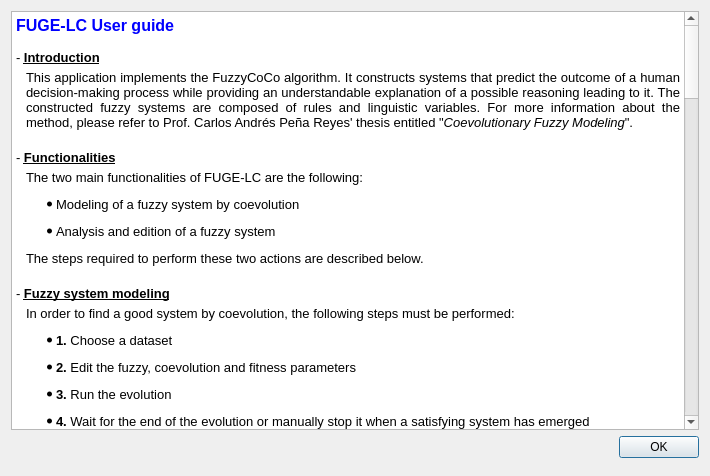
<?xml version="1.0" encoding="UTF-8"?>
<ui version="4.0">
 <class>HelpDialog</class>
 <widget class="QDialog" name="HelpDialog">
  <property name="geometry">
   <rect>
    <x>0</x>
    <y>0</y>
    <width>710</width>
    <height>476</height>
   </rect>
  </property>
  <property name="windowTitle">
   <string>FUGE-LC Help</string>
  </property>
  <property name="windowIcon">
   <iconset resource="fuzzyResources.qrc">
    <normaloff>:/icons/icons/help.png</normaloff>:/icons/icons/help.png</iconset>
  </property>
  <layout class="QVBoxLayout" name="verticalLayout_2">
   <item>
    <layout class="QVBoxLayout" name="verticalLayout">
     <item>
      <widget class="QTextBrowser" name="textBrowser">
       <property name="html">
        <string>&lt;!DOCTYPE HTML PUBLIC &quot;-//W3C//DTD HTML 4.0//EN&quot; &quot;http://www.w3.org/TR/REC-html40/strict.dtd&quot;&gt;
&lt;html&gt;&lt;head&gt;&lt;meta name=&quot;qrichtext&quot; content=&quot;1&quot; /&gt;&lt;style type=&quot;text/css&quot;&gt;
p, li { white-space: pre-wrap; }
&lt;/style&gt;&lt;/head&gt;&lt;body style=&quot; font-family:'Sans'; font-size:10pt; font-weight:400; font-style:normal;&quot;&gt;
&lt;p style=&quot; margin-top:0px; margin-bottom:0px; margin-left:0px; margin-right:0px; -qt-block-indent:0; text-indent:0px;&quot;&gt;&lt;span style=&quot; font-size:12pt; font-weight:600; color:#0000ff;&quot;&gt;FUGE-LC User guide&lt;/span&gt;&lt;/p&gt;
&lt;p style=&quot;-qt-paragraph-type:empty; margin-top:0px; margin-bottom:0px; margin-left:0px; margin-right:0px; -qt-block-indent:0; text-indent:0px; font-weight:600;&quot;&gt;&lt;/p&gt;
&lt;p align=&quot;justify&quot; style=&quot; margin-top:0px; margin-bottom:0px; margin-left:0px; margin-right:0px; -qt-block-indent:0; text-indent:0px;&quot;&gt;- &lt;span style=&quot; font-weight:600; text-decoration: underline;&quot;&gt;Introduction&lt;/span&gt;&lt;/p&gt;
&lt;p align=&quot;justify&quot; style=&quot; margin-top:5px; margin-bottom:0px; margin-left:10px; margin-right:0px; -qt-block-indent:0; text-indent:0px;&quot;&gt;This application implements the FuzzyCoCo algorithm. It constructs systems that predict the outcome of a human decision-making process while providing an understandable explanation of a possible reasoning leading to it. The constructed fuzzy systems are composed of rules and linguistic variables. For more information about the method, please refer to Prof. Carlos Andrés Peña Reyes' thesis entitled &quot;&lt;span style=&quot; font-style:italic;&quot;&gt;Coevolutionary Fuzzy Modeling&lt;/span&gt;&quot;.&lt;/p&gt;
&lt;p align=&quot;justify&quot; style=&quot;-qt-paragraph-type:empty; margin-top:5px; margin-bottom:0px; margin-left:10px; margin-right:0px; -qt-block-indent:0; text-indent:0px;&quot;&gt;&lt;/p&gt;
&lt;p align=&quot;justify&quot; style=&quot; margin-top:0px; margin-bottom:0px; margin-left:0px; margin-right:0px; -qt-block-indent:0; text-indent:0px;&quot;&gt;- &lt;span style=&quot; font-weight:600; text-decoration: underline;&quot;&gt;Functionalities&lt;/span&gt;&lt;/p&gt;
&lt;p align=&quot;justify&quot; style=&quot; margin-top:5px; margin-bottom:0px; margin-left:10px; margin-right:0px; -qt-block-indent:0; text-indent:0px;&quot;&gt;The two main functionalities of FUGE-LC are the following:&lt;/p&gt;
&lt;ul style=&quot;-qt-list-indent: 1;&quot;&gt;&lt;li align=&quot;justify&quot; style=&quot; margin-top:12px; margin-bottom:12px; margin-left:0px; margin-right:0px; -qt-block-indent:0; text-indent:0px;&quot;&gt;Modeling of a fuzzy system by coevolution&lt;/li&gt;
&lt;li align=&quot;justify&quot; style=&quot; margin-top:12px; margin-bottom:12px; margin-left:0px; margin-right:0px; -qt-block-indent:0; text-indent:0px;&quot;&gt;Analysis and edition of a fuzzy system&lt;/li&gt;&lt;/ul&gt;
&lt;p align=&quot;justify&quot; style=&quot; margin-top:5px; margin-bottom:0px; margin-left:10px; margin-right:0px; -qt-block-indent:0; text-indent:0px;&quot;&gt;The steps required to perform these two actions are described below.&lt;/p&gt;
&lt;p align=&quot;justify&quot; style=&quot;-qt-paragraph-type:empty; margin-top:5px; margin-bottom:0px; margin-left:10px; margin-right:0px; -qt-block-indent:0; text-indent:0px;&quot;&gt;&lt;/p&gt;
&lt;p align=&quot;justify&quot; style=&quot; margin-top:0px; margin-bottom:0px; margin-left:0px; margin-right:0px; -qt-block-indent:0; text-indent:0px;&quot;&gt;- &lt;span style=&quot; font-weight:600; text-decoration: underline;&quot;&gt;Fuzzy system modeling&lt;/span&gt;&lt;/p&gt;
&lt;p align=&quot;justify&quot; style=&quot; margin-top:5px; margin-bottom:0px; margin-left:10px; margin-right:0px; -qt-block-indent:0; text-indent:0px;&quot;&gt;In order to find a good system by coevolution, the following steps must be performed:&lt;/p&gt;
&lt;ul style=&quot;-qt-list-indent: 1;&quot;&gt;&lt;li align=&quot;justify&quot; style=&quot; margin-top:12px; margin-bottom:12px; margin-left:0px; margin-right:0px; -qt-block-indent:0; text-indent:0px;&quot;&gt;&lt;span style=&quot; font-weight:600; color:#000000;&quot;&gt;1.&lt;/span&gt; Choose a dataset&lt;/li&gt;
&lt;li align=&quot;justify&quot; style=&quot; margin-top:12px; margin-bottom:12px; margin-left:0px; margin-right:0px; -qt-block-indent:0; text-indent:0px;&quot;&gt;&lt;span style=&quot; font-weight:600; color:#000000;&quot;&gt;2.&lt;/span&gt; Edit the fuzzy, coevolution and fitness parameters&lt;/li&gt;
&lt;li align=&quot;justify&quot; style=&quot; margin-top:12px; margin-bottom:12px; margin-left:0px; margin-right:0px; -qt-block-indent:0; text-indent:0px;&quot;&gt;&lt;span style=&quot; font-weight:600; color:#000000;&quot;&gt;3.&lt;/span&gt; Run the evolution&lt;/li&gt;
&lt;li align=&quot;justify&quot; style=&quot; margin-top:12px; margin-bottom:12px; margin-left:0px; margin-right:0px; -qt-block-indent:0; text-indent:0px;&quot;&gt;&lt;span style=&quot; font-weight:600; color:#000000;&quot;&gt;4.&lt;/span&gt; Wait for the end of the evolution or manually stop it when a satisfying system has emerged  &lt;/li&gt;&lt;/ul&gt;
&lt;p align=&quot;justify&quot; style=&quot; margin-top:12px; margin-bottom:5px; margin-left:30px; margin-right:0px; -qt-block-indent:0; text-indent:0px;&quot;&gt;&lt;span style=&quot; font-weight:600; color:#000000;&quot;&gt;1. Dataset choice&lt;/span&gt;&lt;/p&gt;
&lt;p align=&quot;justify&quot; style=&quot; margin-top:0px; margin-bottom:12px; margin-left:30px; margin-right:0px; -qt-block-indent:0; text-indent:0px;&quot;&gt;The dataset can be selected via the &lt;span style=&quot; font-style:italic;&quot;&gt;Dataset&lt;/span&gt; menu or directly from the main window. The dataset file &lt;span style=&quot; color:#ff0000;&quot;&gt;must &lt;/span&gt;meet the following requirements: &lt;/p&gt;
&lt;p align=&quot;justify&quot; style=&quot; margin-top:0px; margin-bottom:12px; margin-left:40px; margin-right:0px; -qt-block-indent:0; text-indent:0px;&quot;&gt;- CSV file type, separated by&lt;span style=&quot; font-weight:600;&quot;&gt; &lt;/span&gt;&lt;span style=&quot; color:#ff0000;&quot;&gt;semicolons&lt;/span&gt;&lt;/p&gt;
&lt;p align=&quot;justify&quot; style=&quot; margin-top:0px; margin-bottom:12px; margin-left:40px; margin-right:0px; -qt-block-indent:0; text-indent:0px;&quot;&gt;- Each row (samples) and each column (variables) &lt;span style=&quot; color:#ff0000;&quot;&gt;must start with a label&lt;/span&gt;&lt;/p&gt;
&lt;p align=&quot;justify&quot; style=&quot; margin-top:0px; margin-bottom:12px; margin-left:40px; margin-right:0px; -qt-block-indent:0; text-indent:0px;&quot;&gt;&lt;span style=&quot; color:#000000;&quot;&gt;- The output variables must be placed in the last columns&lt;/span&gt;&lt;/p&gt;
&lt;p align=&quot;justify&quot; style=&quot; margin-top:0px; margin-bottom:5px; margin-left:30px; margin-right:0px; -qt-block-indent:0; text-indent:0px;&quot;&gt;&lt;span style=&quot; font-weight:600; color:#000000;&quot;&gt;2. Parameters edition&lt;/span&gt;&lt;/p&gt;
&lt;p align=&quot;justify&quot; style=&quot; margin-top:0px; margin-bottom:12px; margin-left:30px; margin-right:0px; -qt-block-indent:0; text-indent:0px;&quot;&gt;&lt;span style=&quot; color:#000000;&quot;&gt;The parameters can be divided in four distinct categories: experiment, fuzzy system, coevolution, fitness evaluation. These parameters can also be selected via a script file (see script section).&lt;/span&gt;&lt;/p&gt;
&lt;p align=&quot;justify&quot; style=&quot; margin-top:0px; margin-bottom:6px; margin-left:40px; margin-right:0px; -qt-block-indent:0; text-indent:0px;&quot;&gt;&lt;span style=&quot; font-style:italic; text-decoration: underline; color:#000000;&quot;&gt;Experiment parameters&lt;/span&gt;&lt;/p&gt;
&lt;p align=&quot;justify&quot; style=&quot; margin-top:0px; margin-bottom:12px; margin-left:40px; margin-right:0px; -qt-block-indent:0; text-indent:0px;&quot;&gt;&lt;span style=&quot; color:#000000;&quot;&gt;These parameters allow to specify a name prefix to all files and to select the directory where files are saved. This allows multiple users to run FUGE-LC simultaneously.&lt;/span&gt;&lt;/p&gt;
&lt;p align=&quot;justify&quot; style=&quot; margin-top:0px; margin-bottom:5px; margin-left:40px; margin-right:0px; -qt-block-indent:0; text-indent:0px;&quot;&gt;&lt;span style=&quot; font-style:italic; text-decoration: underline; color:#000000;&quot;&gt;Fuzzy system parameters&lt;/span&gt;&lt;/p&gt;
&lt;p align=&quot;justify&quot; style=&quot; margin-top:0px; margin-bottom:12px; margin-left:40px; margin-right:0px; -qt-block-indent:0; text-indent:0px;&quot;&gt;&lt;span style=&quot; color:#000000;&quot;&gt;These parameters determine the shape of the emerged fuzzy systems (number of rules, maximum number of variables per rule, number of input/output sets) and the number of bits used to code the different elements (variables, rules, membership functions) in the genome. &lt;/span&gt;&lt;/p&gt;
&lt;p align=&quot;justify&quot; style=&quot; margin-top:0px; margin-bottom:12px; margin-left:40px; margin-right:0px; -qt-block-indent:0; text-indent:0px;&quot;&gt;&lt;span style=&quot; color:#000000;&quot;&gt;There is also parameter that indicates to the software &lt;/span&gt;&lt;span style=&quot; color:#ff0000;&quot;&gt;how much output variables&lt;/span&gt;&lt;span style=&quot; color:#000000;&quot;&gt; are present in the database. Without this indication, the application has no means to know the number output variables. &lt;/span&gt;&lt;/p&gt;
&lt;p align=&quot;justify&quot; style=&quot; margin-top:0px; margin-bottom:12px; margin-left:40px; margin-right:0px; -qt-block-indent:0; text-indent:0px;&quot;&gt;&lt;span style=&quot; text-decoration: underline; color:#ff0000;&quot;&gt;Be very careful&lt;/span&gt;&lt;span style=&quot; color:#ff0000;&quot;&gt; &lt;/span&gt;&lt;span style=&quot; color:#000000;&quot;&gt;when editing these parameters. Incoherent values can lead to erroneous results and even to the crash of the application.&lt;/span&gt;&lt;/p&gt;
&lt;p align=&quot;justify&quot; style=&quot; margin-top:0px; margin-bottom:12px; margin-left:40px; margin-right:0px; -qt-block-indent:0; text-indent:0px;&quot;&gt;&lt;span style=&quot; font-style:italic; text-decoration: underline; color:#000000;&quot;&gt;Coevolution parameters&lt;/span&gt;&lt;/p&gt;
&lt;p align=&quot;justify&quot; style=&quot; margin-top:0px; margin-bottom:12px; margin-left:40px; margin-right:0px; -qt-block-indent:0; text-indent:0px;&quot;&gt;&lt;span style=&quot; color:#000000;&quot;&gt;The coevolution algorithm can be configured via the following parameters:&lt;/span&gt;&lt;/p&gt;
&lt;ul style=&quot;-qt-list-indent: 1;&quot;&gt;&lt;li align=&quot;justify&quot; style=&quot; margin-top:12px; margin-bottom:12px; margin-left:40px; margin-right:0px; -qt-block-indent:0; text-indent:0px;&quot;&gt;Number of generations to reach before stopping the evolution&lt;/li&gt;
&lt;li align=&quot;justify&quot; style=&quot; margin-top:12px; margin-bottom:12px; margin-left:40px; margin-right:0px; -qt-block-indent:0; text-indent:0px;&quot;&gt;Maximum fitness threshold to reach before stopping the evolution&lt;/li&gt;
&lt;li align=&quot;justify&quot; style=&quot; margin-top:12px; margin-bottom:12px; margin-left:40px; margin-right:0px; -qt-block-indent:0; text-indent:0px;&quot;&gt;Size of the populations (number of individuals)&lt;/li&gt;
&lt;li align=&quot;justify&quot; style=&quot; margin-top:12px; margin-bottom:12px; margin-left:40px; margin-right:0px; -qt-block-indent:0; text-indent:0px;&quot;&gt;Size of the elite (best individuals kept unchanged between to generations)&lt;/li&gt;
&lt;li align=&quot;justify&quot; style=&quot; margin-top:12px; margin-bottom:12px; margin-left:40px; margin-right:0px; -qt-block-indent:0; text-indent:0px;&quot;&gt;Crossover probability&lt;/li&gt;
&lt;li align=&quot;justify&quot; style=&quot; margin-top:12px; margin-bottom:12px; margin-left:40px; margin-right:0px; -qt-block-indent:0; text-indent:0px;&quot;&gt;Probability that an individual is a target for a mutation&lt;/li&gt;
&lt;li align=&quot;justify&quot; style=&quot; margin-top:12px; margin-bottom:12px; margin-left:40px; margin-right:0px; -qt-block-indent:0; text-indent:0px;&quot;&gt;Probability that a bit of an individual is mutated&lt;/li&gt;&lt;/ul&gt;
&lt;p align=&quot;justify&quot; style=&quot; margin-top:0px; margin-bottom:5px; margin-left:40px; margin-right:0px; -qt-block-indent:0; text-indent:0px;&quot;&gt;&lt;span style=&quot; font-style:italic; text-decoration: underline; color:#000000;&quot;&gt;Fitness evaluation parameters&lt;/span&gt;&lt;/p&gt;
&lt;p align=&quot;justify&quot; style=&quot; margin-top:0px; margin-bottom:12px; margin-left:40px; margin-right:0px; -qt-block-indent:0; text-indent:0px;&quot;&gt;&lt;span style=&quot; color:#000000;&quot;&gt;These parameters determine how the overall fitness of a system will be evaluated. A value is computed for all the following measurements and a weight for each one can be selected. The fitness value is the sum of these measurements multiplied by their weight. The measurements available are:&lt;/span&gt;&lt;/p&gt;
&lt;ul style=&quot;-qt-list-indent: 1;&quot;&gt;&lt;li align=&quot;justify&quot; style=&quot; margin-top:12px; margin-bottom:12px; margin-left:40px; margin-right:0px; -qt-block-indent:0; text-indent:0px;&quot;&gt;Sensitivity : &lt;span style=&quot; font-style:italic;&quot;&gt;TruePos / (TruePos + FalseNeg)&lt;/span&gt;&lt;/li&gt;
&lt;li align=&quot;justify&quot; style=&quot; margin-top:12px; margin-bottom:12px; margin-left:40px; margin-right:0px; -qt-block-indent:0; text-indent:0px;&quot;&gt;Specificity : &lt;span style=&quot; font-style:italic;&quot;&gt;TrueNeg / (TrueNeg + FalsePos)&lt;/span&gt;&lt;/li&gt;
&lt;li align=&quot;justify&quot; style=&quot; margin-top:12px; margin-bottom:12px; margin-left:40px; margin-right:0px; -qt-block-indent:0; text-indent:0px;&quot;&gt;Accuracy : &lt;span style=&quot; font-style:italic;&quot;&gt;(TruePos +TrueNeg) / (TruePos + TrueNeg + FalsePos + FalseNeg)&lt;/span&gt;&lt;/li&gt;
&lt;li align=&quot;justify&quot; style=&quot; margin-top:12px; margin-bottom:12px; margin-left:40px; margin-right:0px; -qt-block-indent:0; text-indent:0px;&quot;&gt;PPV : &lt;span style=&quot; font-style:italic;&quot;&gt;TruePos / (TruePos + FalsePos)&lt;/span&gt;&lt;/li&gt;
&lt;li align=&quot;justify&quot; style=&quot; margin-top:12px; margin-bottom:12px; margin-left:40px; margin-right:0px; -qt-block-indent:0; text-indent:0px;&quot;&gt;RMSE : &lt;span style=&quot; font-style:italic;&quot;&gt;Root Mean Square Error&lt;/span&gt;&lt;/li&gt;&lt;/ul&gt;
&lt;p align=&quot;justify&quot; style=&quot; margin-top:12px; margin-bottom:12px; margin-left:40px; margin-right:0px; -qt-block-indent:0; text-indent:0px;&quot;&gt;It is also possible to choose the threshold applied to the output values. Generally, it is selected in the middle of the minimum and maximum value.&lt;/p&gt;
&lt;p align=&quot;justify&quot; style=&quot; margin-top:12px; margin-bottom:5px; margin-left:30px; margin-right:0px; -qt-block-indent:0; text-indent:0px;&quot;&gt;&lt;span style=&quot; font-weight:600; color:#000000;&quot;&gt;3. Coevolution run&lt;/span&gt;&lt;/p&gt;
&lt;p align=&quot;justify&quot; style=&quot; margin-top:0px; margin-bottom:12px; margin-left:30px; margin-right:0px; -qt-block-indent:0; text-indent:0px;&quot;&gt;Once the dataset is loaded and the parameters selected, the coevolution can be started with the &lt;span style=&quot; font-style:italic;&quot;&gt;Run&lt;/span&gt; command (or &lt;span style=&quot; font-style:italic;&quot;&gt;RunScript &lt;/span&gt;if a script is loaded). The run will continue until the termination conditions (max generations, max fitness) are reached, or until the &lt;span style=&quot; font-style:italic;&quot;&gt;Stop&lt;/span&gt; command is issued.&lt;/p&gt;
&lt;p align=&quot;justify&quot; style=&quot; margin-top:0px; margin-bottom:12px; margin-left:30px; margin-right:0px; -qt-block-indent:0; text-indent:0px;&quot;&gt;Note: It is always possible to save the current best system during the evolution.&lt;/p&gt;
&lt;p align=&quot;justify&quot; style=&quot; margin-top:0px; margin-bottom:5px; margin-left:30px; margin-right:0px; -qt-block-indent:0; text-indent:0px;&quot;&gt;&lt;span style=&quot; font-weight:600; color:#000000;&quot;&gt;4. End of the coevolution&lt;/span&gt;&lt;/p&gt;
&lt;p align=&quot;justify&quot; style=&quot; margin-top:0px; margin-bottom:12px; margin-left:30px; margin-right:0px; -qt-block-indent:0; text-indent:0px;&quot;&gt;When the evolution is finished, a popup window will appear asking if the user wants to save the best fuzzy system. At this point, the best system is also kept in memory for further analysis.&lt;/p&gt;
&lt;p align=&quot;justify&quot; style=&quot;-qt-paragraph-type:empty; margin-top:0px; margin-bottom:12px; margin-left:30px; margin-right:0px; -qt-block-indent:0; text-indent:0px;&quot;&gt;&lt;/p&gt;
&lt;p align=&quot;justify&quot; style=&quot; margin-top:12px; margin-bottom:12px; margin-left:0px; margin-right:0px; -qt-block-indent:0; text-indent:0px;&quot;&gt;- &lt;span style=&quot; font-weight:600; text-decoration: underline;&quot;&gt;Fuzzy system analysis and edition&lt;/span&gt;&lt;/p&gt;
&lt;p align=&quot;justify&quot; style=&quot; margin-top:5px; margin-bottom:0px; margin-left:10px; margin-right:0px; -qt-block-indent:0; text-indent:0px;&quot;&gt;In order to analyze it, a fuzzy system must be loaded in memory. The two ways to achieve this are the following:&lt;/p&gt;
&lt;ul style=&quot;-qt-list-indent: 1;&quot;&gt;&lt;li align=&quot;justify&quot; style=&quot; margin-top:12px; margin-bottom:12px; margin-left:0px; margin-right:0px; -qt-block-indent:0; text-indent:0px;&quot;&gt;Run an evolution&lt;/li&gt;
&lt;li align=&quot;justify&quot; style=&quot; margin-top:12px; margin-bottom:12px; margin-left:0px; margin-right:0px; -qt-block-indent:0; text-indent:0px;&quot;&gt;Load a previously saved fuzzy system&lt;/li&gt;&lt;/ul&gt;
&lt;p align=&quot;justify&quot; style=&quot; margin-top:12px; margin-bottom:12px; margin-left:10px; margin-right:0px; -qt-block-indent:0; text-indent:0px;&quot;&gt;Once a fuzzy system is loaded, the following functionalities are available:&lt;/p&gt;
&lt;ul style=&quot;-qt-list-indent: 1;&quot;&gt;&lt;li align=&quot;justify&quot; style=&quot; margin-top:12px; margin-bottom:12px; margin-left:0px; margin-right:0px; -qt-block-indent:0; text-indent:0px;&quot;&gt;Edition of the fuzzy system&lt;/li&gt;
&lt;li align=&quot;justify&quot; style=&quot; margin-top:12px; margin-bottom:12px; margin-left:0px; margin-right:0px; -qt-block-indent:0; text-indent:0px;&quot;&gt;Validation of the fuzzy system&lt;/li&gt;&lt;/ul&gt;
&lt;ul style=&quot;-qt-list-indent: 1;&quot;&gt;&lt;li align=&quot;justify&quot; style=&quot; margin-top:12px; margin-bottom:12px; margin-left:0px; margin-right:0px; -qt-block-indent:0; text-indent:0px;&quot;&gt;Evaluation of the fuzzy system&lt;/li&gt;
&lt;li align=&quot;justify&quot; style=&quot; margin-top:12px; margin-bottom:12px; margin-left:0px; margin-right:0px; -qt-block-indent:0; text-indent:0px;&quot;&gt;Prediction with the fuzzy system&lt;/li&gt;&lt;/ul&gt;
&lt;p align=&quot;justify&quot; style=&quot; margin-top:5px; margin-bottom:0px; margin-left:30px; margin-right:0px; -qt-block-indent:0; text-indent:0px;&quot;&gt;&lt;span style=&quot; font-weight:600; color:#000000;&quot;&gt;Edition &lt;/span&gt;&lt;/p&gt;
&lt;p align=&quot;justify&quot; style=&quot; margin-top:5px; margin-bottom:0px; margin-left:30px; margin-right:0px; -qt-block-indent:0; text-indent:0px;&quot;&gt;&lt;span style=&quot; color:#000000;&quot;&gt;The fuzzy system can be manually edited by selecting the &lt;/span&gt;&lt;span style=&quot; font-style:italic; color:#000000;&quot;&gt;Edit...&lt;/span&gt;&lt;span style=&quot; color:#000000;&quot;&gt; command. A new window appears from which it is possible to make the following modifications:&lt;/span&gt;&lt;/p&gt;
&lt;ul style=&quot;-qt-list-indent: 1;&quot;&gt;&lt;li align=&quot;justify&quot; style=&quot; margin-top:12px; margin-bottom:12px; margin-left:10px; margin-right:0px; -qt-block-indent:0; text-indent:0px;&quot;&gt;Edit the number and the names of the input/output sets&lt;/li&gt;
&lt;li align=&quot;justify&quot; style=&quot; margin-top:12px; margin-bottom:12px; margin-left:10px; margin-right:0px; -qt-block-indent:0; text-indent:0px;&quot;&gt;Edit the input variables' membership functions&lt;/li&gt;
&lt;li align=&quot;justify&quot; style=&quot; margin-top:12px; margin-bottom:12px; margin-left:10px; margin-right:0px; -qt-block-indent:0; text-indent:0px;&quot;&gt;Edit the rules of the system&lt;/li&gt;&lt;/ul&gt;
&lt;p align=&quot;justify&quot; style=&quot; margin-top:12px; margin-bottom:5px; margin-left:30px; margin-right:0px; -qt-block-indent:0; text-indent:0px;&quot;&gt;&lt;span style=&quot; font-weight:600; color:#000000;&quot;&gt;Validation&lt;/span&gt;&lt;/p&gt;
&lt;p align=&quot;justify&quot; style=&quot; margin-top:5px; margin-bottom:0px; margin-left:30px; margin-right:0px; -qt-block-indent:0; text-indent:0px;&quot;&gt;When this feature is selected, a new window appears showing how the system is able to perform on its database. If the database file cannot be found, a popup will ask the user to select one. The graph in the window shows the following curves:&lt;/p&gt;
&lt;ul style=&quot;-qt-list-indent: 1;&quot;&gt;&lt;li align=&quot;justify&quot; style=&quot; margin-top:12px; margin-bottom:12px; margin-left:10px; margin-right:0px; -qt-block-indent:0; text-indent:0px;&quot;&gt;The expected output in blue (output of the database)&lt;/li&gt;
&lt;li align=&quot;justify&quot; style=&quot; margin-top:12px; margin-bottom:12px; margin-left:10px; margin-right:0px; -qt-block-indent:0; text-indent:0px;&quot;&gt;The measured output in red (output of the system)&lt;/li&gt;
&lt;li align=&quot;justify&quot; style=&quot; margin-top:12px; margin-bottom:12px; margin-left:10px; margin-right:0px; -qt-block-indent:0; text-indent:0px;&quot;&gt;The predicted output in green (output of the system with threshold applied) &lt;/li&gt;&lt;/ul&gt;
&lt;p align=&quot;justify&quot; style=&quot; margin-top:12px; margin-bottom:5px; margin-left:30px; margin-right:0px; -qt-block-indent:0; text-indent:0px;&quot;&gt;&lt;span style=&quot; font-weight:600; color:#000000;&quot;&gt;Evaluation&lt;/span&gt;&lt;/p&gt;
&lt;p align=&quot;justify&quot; style=&quot; margin-top:5px; margin-bottom:0px; margin-left:30px; margin-right:0px; -qt-block-indent:0; text-indent:0px;&quot;&gt;This feature is identical as the validation, except that the user is always asked to select the database on which the fuzzy system must be applied.&lt;/p&gt;
&lt;p align=&quot;justify&quot; style=&quot;-qt-paragraph-type:empty; margin-top:5px; margin-bottom:0px; margin-left:30px; margin-right:0px; -qt-block-indent:0; text-indent:0px;&quot;&gt;&lt;/p&gt;
&lt;p align=&quot;justify&quot; style=&quot; margin-top:5px; margin-bottom:0px; margin-left:30px; margin-right:0px; -qt-block-indent:0; text-indent:0px;&quot;&gt;&lt;span style=&quot; font-weight:600; color:#000000;&quot;&gt;Prediction&lt;/span&gt;&lt;/p&gt;
&lt;p align=&quot;justify&quot; style=&quot; margin-top:5px; margin-bottom:0px; margin-left:30px; margin-right:0px; -qt-block-indent:0; text-indent:0px;&quot;&gt;This feature allows predicting the results for a database without outputs. The database the user specifies &lt;span style=&quot; color:#ff0000;&quot;&gt;must have no output columns&lt;/span&gt; as the program will propose to save the prediction. This will result in adding a row for the prediction of each output variable.&lt;/p&gt;
&lt;p align=&quot;justify&quot; style=&quot;-qt-paragraph-type:empty; margin-top:5px; margin-bottom:0px; margin-left:30px; margin-right:0px; -qt-block-indent:0; text-indent:0px;&quot;&gt;&lt;/p&gt;
&lt;p align=&quot;justify&quot; style=&quot; margin-top:5px; margin-bottom:0px; margin-left:0px; margin-right:0px; -qt-block-indent:0; text-indent:0px;&quot;&gt;-&lt;span style=&quot; font-weight:600; text-decoration: underline;&quot;&gt; Additional features&lt;/span&gt;&lt;/p&gt;
&lt;p align=&quot;justify&quot; style=&quot; margin-top:5px; margin-bottom:0px; margin-left:10px; margin-right:0px; -qt-block-indent:0; text-indent:0px;&quot;&gt;FUGE-LC provides also the following additional features: &lt;/p&gt;
&lt;ul style=&quot;-qt-list-indent: 1;&quot;&gt;&lt;li align=&quot;justify&quot; style=&quot; margin-top:12px; margin-bottom:12px; margin-left:0px; margin-right:0px; -qt-block-indent:0; text-indent:0px;&quot;&gt;Script execution&lt;/li&gt;
&lt;li align=&quot;justify&quot; style=&quot; margin-top:12px; margin-bottom:12px; margin-left:0px; margin-right:0px; -qt-block-indent:0; text-indent:0px;&quot;&gt;Command-line execution&lt;/li&gt;
&lt;li align=&quot;justify&quot; style=&quot; margin-top:12px; margin-bottom:12px; margin-left:0px; margin-right:0px; -qt-block-indent:0; text-indent:0px;&quot;&gt;Log files&lt;/li&gt;&lt;/ul&gt;
&lt;p align=&quot;justify&quot; style=&quot; margin-top:12px; margin-bottom:5px; margin-left:30px; margin-right:0px; -qt-block-indent:0; text-indent:0px;&quot;&gt;&lt;span style=&quot; font-weight:600;&quot;&gt;Script execution&lt;/span&gt;&lt;/p&gt;
&lt;p align=&quot;justify&quot; style=&quot; margin-top:5px; margin-bottom:12px; margin-left:30px; margin-right:0px; -qt-block-indent:0; text-indent:0px;&quot;&gt;It is possible to set the parameters and control the run the evolution with a script file. Once the dataset is loaded, instead of manually editing the parameter, a script file can be loaded. Then, the script file can be evaluated with the command &lt;span style=&quot; font-style:italic;&quot;&gt;ScriptRun&lt;/span&gt;.&lt;/p&gt;
&lt;p align=&quot;justify&quot; style=&quot; margin-top:5px; margin-bottom:12px; margin-left:30px; margin-right:0px; -qt-block-indent:0; text-indent:0px;&quot;&gt;The script files have the &lt;span style=&quot; font-style:italic;&quot;&gt;.fs&lt;/span&gt; extension and are coded in the &lt;span style=&quot; font-style:italic;&quot;&gt;Javascript&lt;/span&gt; language. They are composed of the following elements:&lt;/p&gt;
&lt;ul style=&quot;-qt-list-indent: 1;&quot;&gt;&lt;li align=&quot;justify&quot; style=&quot; margin-top:12px; margin-bottom:12px; margin-left:10px; margin-right:0px; -qt-block-indent:0; text-indent:0px;&quot;&gt;The definition of all the parameters&lt;/li&gt;
&lt;li align=&quot;justify&quot; style=&quot; margin-top:12px; margin-bottom:12px; margin-left:10px; margin-right:0px; -qt-block-indent:0; text-indent:0px;&quot;&gt;The definition of the &lt;span style=&quot; font-style:italic;&quot;&gt;doSetParams()&lt;/span&gt; function&lt;/li&gt;
&lt;li align=&quot;justify&quot; style=&quot; margin-top:12px; margin-bottom:12px; margin-left:10px; margin-right:0px; -qt-block-indent:0; text-indent:0px;&quot;&gt;The definition of the &lt;span style=&quot; font-style:italic;&quot;&gt;doRun()&lt;/span&gt; function which controls the execution of multiple (or single) runs of coevolution&lt;/li&gt;&lt;/ul&gt;
&lt;p align=&quot;justify&quot; style=&quot; margin-top:12px; margin-bottom:12px; margin-left:30px; margin-right:0px; -qt-block-indent:0; text-indent:0px;&quot;&gt;All these elements must be present and complete in the script in order to make it valid. A reference valid script file called &lt;span style=&quot; font-style:italic;&quot;&gt;ref.fs&lt;/span&gt; is present in the bin/script/ folder. Its syntax is quite simple and should be easily understood. Basically, after having defined all the parameters and implemented the &lt;span style=&quot; font-style:italic;&quot;&gt;doSetParams()&lt;/span&gt; function, the &lt;span style=&quot; font-style:italic;&quot;&gt;doRun()&lt;/span&gt; function defines how much runs of evolution will be performed and which parameters will be modified between the runs.&lt;/p&gt;
&lt;p align=&quot;justify&quot; style=&quot; margin-top:12px; margin-bottom:5px; margin-left:30px; margin-right:0px; -qt-block-indent:0; text-indent:0px;&quot;&gt;&lt;span style=&quot; font-weight:600;&quot;&gt;Command line execution&lt;/span&gt;&lt;/p&gt;
&lt;p align=&quot;justify&quot; style=&quot; margin-top:5px; margin-bottom:12px; margin-left:30px; margin-right:0px; -qt-block-indent:0; text-indent:0px;&quot;&gt;FUGE-LC can also be run directly from the command line, with or without GUI. The following options are available:&lt;/p&gt;
&lt;p align=&quot;justify&quot; style=&quot; margin-top:5px; margin-bottom:12px; margin-left:40px; margin-right:0px; -qt-block-indent:0; text-indent:0px;&quot;&gt;--help          Display the command line help&lt;/p&gt;
&lt;p align=&quot;justify&quot; style=&quot; margin-top:5px; margin-bottom:12px; margin-left:40px; margin-right:0px; -qt-block-indent:0; text-indent:0px;&quot;&gt;--verbose    The best system for each generation is printed in stdout&lt;/p&gt;
&lt;p align=&quot;justify&quot; style=&quot; margin-top:5px; margin-bottom:12px; margin-left:40px; margin-right:0px; -qt-block-indent:0; text-indent:0px;&quot;&gt;--predict      Make a prediction with the fuzzy system&lt;/p&gt;
&lt;p align=&quot;justify&quot; style=&quot; margin-top:5px; margin-bottom:12px; margin-left:40px; margin-right:0px; -qt-block-indent:0; text-indent:0px;&quot;&gt;--evaluate   Make an evaluation of the fuzzy system&lt;/p&gt;
&lt;p align=&quot;justify&quot; style=&quot; margin-top:5px; margin-bottom:12px; margin-left:40px; margin-right:0px; -qt-block-indent:0; text-indent:0px;&quot;&gt;Note: &lt;span style=&quot; color:#ff0000;&quot;&gt;a running X server is required even if the GUI is deactivated.&lt;/span&gt;&lt;/p&gt;
&lt;p align=&quot;justify&quot; style=&quot; margin-top:5px; margin-bottom:12px; margin-left:40px; margin-right:0px; -qt-block-indent:0; text-indent:0px;&quot;&gt;&lt;span style=&quot; font-weight:600; color:#000000;&quot;&gt;Run an evolution with a script file&lt;/span&gt;&lt;/p&gt;
&lt;p align=&quot;justify&quot; style=&quot; margin-top:5px; margin-bottom:12px; margin-left:50px; margin-right:0px; -qt-block-indent:0; text-indent:0px;&quot;&gt;$ FUGE-LC -d &lt;span style=&quot; font-style:italic; color:#00aa00;&quot;&gt;datasetFile&lt;/span&gt; -s &lt;span style=&quot; font-style:italic; color:#00aa00;&quot;&gt;scriptFile&lt;/span&gt; -g &lt;span style=&quot; font-style:italic; color:#00aa00;&quot;&gt;useGUI&lt;/span&gt;&lt;/p&gt;
&lt;p align=&quot;justify&quot; style=&quot; margin-top:5px; margin-bottom:12px; margin-left:40px; margin-right:0px; -qt-block-indent:0; text-indent:0px;&quot;&gt;&lt;span style=&quot; font-style:italic; color:#00aa00;&quot;&gt;datasetFile&lt;/span&gt;&lt;span style=&quot; font-style:italic;&quot;&gt; &lt;/span&gt;must point to a valid dataset&lt;/p&gt;
&lt;p align=&quot;justify&quot; style=&quot; margin-top:5px; margin-bottom:12px; margin-left:40px; margin-right:0px; -qt-block-indent:0; text-indent:0px;&quot;&gt;&lt;span style=&quot; font-style:italic; color:#00aa00;&quot;&gt;scriptFile&lt;/span&gt;&lt;span style=&quot; font-style:italic;&quot;&gt; &lt;/span&gt;must point to a valid script file&lt;/p&gt;
&lt;p align=&quot;justify&quot; style=&quot; margin-top:5px; margin-bottom:12px; margin-left:40px; margin-right:0px; -qt-block-indent:0; text-indent:0px;&quot;&gt;&lt;span style=&quot; font-style:italic; color:#00aa00;&quot;&gt;useGUI&lt;/span&gt; can take the following values : &lt;span style=&quot; font-style:italic;&quot;&gt;yes &lt;/span&gt;or &lt;span style=&quot; font-style:italic;&quot;&gt;no&lt;/span&gt;&lt;/p&gt;
&lt;p align=&quot;justify&quot; style=&quot; margin-top:5px; margin-bottom:12px; margin-left:40px; margin-right:0px; -qt-block-indent:0; text-indent:0px;&quot;&gt;&lt;span style=&quot; font-weight:600; color:#000000;&quot;&gt;Evaluate a fuzzy system on a dataset&lt;/span&gt;&lt;/p&gt;
&lt;p align=&quot;justify&quot; style=&quot; margin-top:5px; margin-bottom:12px; margin-left:50px; margin-right:0px; -qt-block-indent:0; text-indent:0px;&quot;&gt;$ FUGE-LC -d &lt;span style=&quot; font-style:italic; color:#00aa00;&quot;&gt;datasetFile&lt;/span&gt; -f &lt;span style=&quot; font-style:italic; color:#00aa00;&quot;&gt;fuzzySystem&lt;/span&gt; --evaluate&lt;/p&gt;
&lt;p align=&quot;justify&quot; style=&quot; margin-top:5px; margin-bottom:12px; margin-left:40px; margin-right:0px; -qt-block-indent:0; text-indent:0px;&quot;&gt;&lt;span style=&quot; font-style:italic; color:#00aa00;&quot;&gt;datasetFile&lt;/span&gt;&lt;span style=&quot; font-style:italic;&quot;&gt; &lt;/span&gt;must point to a valid dataset&lt;/p&gt;
&lt;p align=&quot;justify&quot; style=&quot; margin-top:5px; margin-bottom:12px; margin-left:40px; margin-right:0px; -qt-block-indent:0; text-indent:0px;&quot;&gt;&lt;span style=&quot; font-style:italic; color:#00aa00;&quot;&gt;fuzzySystem&lt;/span&gt;&lt;span style=&quot; font-style:italic;&quot;&gt; &lt;/span&gt;must point to a valid fuzzy system file&lt;/p&gt;
&lt;p align=&quot;justify&quot; style=&quot; margin-top:5px; margin-bottom:12px; margin-left:30px; margin-right:0px; -qt-block-indent:0; text-indent:0px;&quot;&gt;&lt;span style=&quot; font-weight:600; color:#000000;&quot;&gt;Make a prediction on a dataset without outputs&lt;/span&gt;&lt;/p&gt;
&lt;p align=&quot;justify&quot; style=&quot; margin-top:5px; margin-bottom:12px; margin-left:50px; margin-right:0px; -qt-block-indent:0; text-indent:0px;&quot;&gt;$ FUGE-LC -d &lt;span style=&quot; font-style:italic; color:#00aa00;&quot;&gt;datasetFile&lt;/span&gt; -f &lt;span style=&quot; font-style:italic; color:#00aa00;&quot;&gt;fuzzySystem&lt;/span&gt; --predict&lt;/p&gt;
&lt;p align=&quot;justify&quot; style=&quot; margin-top:5px; margin-bottom:12px; margin-left:40px; margin-right:0px; -qt-block-indent:0; text-indent:0px;&quot;&gt;&lt;span style=&quot; font-style:italic; color:#00aa00;&quot;&gt;datasetFile&lt;/span&gt;&lt;span style=&quot; font-style:italic;&quot;&gt; &lt;/span&gt;must point to a valid dataset&lt;/p&gt;
&lt;p align=&quot;justify&quot; style=&quot; margin-top:5px; margin-bottom:12px; margin-left:40px; margin-right:0px; -qt-block-indent:0; text-indent:0px;&quot;&gt;&lt;span style=&quot; font-style:italic; color:#00aa00;&quot;&gt;fuzzySystem&lt;/span&gt;&lt;span style=&quot; font-style:italic;&quot;&gt; &lt;/span&gt;must point to a valid fuzzy system file&lt;/p&gt;
&lt;p align=&quot;justify&quot; style=&quot; margin-top:5px; margin-bottom:5px; margin-left:30px; margin-right:0px; -qt-block-indent:0; text-indent:0px;&quot;&gt;&lt;span style=&quot; font-weight:600; color:#000000;&quot;&gt;Log files&lt;/span&gt;&lt;/p&gt;
&lt;p align=&quot;justify&quot; style=&quot; margin-top:5px; margin-bottom:12px; margin-left:30px; margin-right:0px; -qt-block-indent:0; text-indent:0px;&quot;&gt;&lt;span style=&quot; color:#000000;&quot;&gt;Each coevolution run creates a log file located in bin/logs/. These files are named in a unique way which contains the date, some evolution parameters and the fitness of the best system found. &lt;/span&gt;&lt;span style=&quot; color:#ff0000;&quot;&gt;These files are never deleted by the application. &lt;/span&gt;&lt;span style=&quot; color:#000000;&quot;&gt;They contain the following information:&lt;/span&gt;&lt;/p&gt;
&lt;ul style=&quot;-qt-list-indent: 1;&quot;&gt;&lt;li align=&quot;justify&quot; style=&quot; margin-top:12px; margin-bottom:12px; margin-left:10px; margin-right:0px; -qt-block-indent:0; text-indent:0px;&quot;&gt;A summary of the best system found, including its description (rules &amp;amp; membership functions)&lt;/li&gt;
&lt;li align=&quot;justify&quot; style=&quot; margin-top:12px; margin-bottom:12px; margin-left:10px; margin-right:0px; -qt-block-indent:0; text-indent:0px;&quot;&gt;The parameters of the coevolution&lt;/li&gt;
&lt;li align=&quot;justify&quot; style=&quot; margin-top:12px; margin-bottom:12px; margin-left:10px; margin-right:0px; -qt-block-indent:0; text-indent:0px;&quot;&gt;The statistics (fitness) of each generation&lt;/li&gt;&lt;/ul&gt;
&lt;p align=&quot;justify&quot; style=&quot; margin-top:12px; margin-bottom:12px; margin-left:10px; margin-right:0px; -qt-block-indent:0; text-indent:0px;&quot;&gt;&lt;span style=&quot; font-weight:600; color:#000000;&quot;&gt;Log files&lt;/span&gt;&lt;/p&gt;
&lt;p align=&quot;justify&quot; style=&quot; margin-top:5px; margin-bottom:12px; margin-left:30px; margin-right:0px; -qt-block-indent:0; text-indent:0px;&quot;&gt;&lt;span style=&quot; color:#000000;&quot;&gt;During the evolution, two temporary files are created in the &lt;/span&gt;&lt;span style=&quot; font-style:italic; color:#000000;&quot;&gt;temp/&lt;/span&gt;&lt;span style=&quot; color:#000000;&quot;&gt; directory. These files can be retrieved if the application crashes. The two files are the following:&lt;/span&gt;&lt;/p&gt;
&lt;ul style=&quot;-qt-list-indent: 1;&quot;&gt;&lt;li align=&quot;justify&quot; style=&quot; margin-top:12px; margin-bottom:12px; margin-left:10px; margin-right:0px; -qt-block-indent:0; text-indent:0px;&quot;&gt;currentBest_PID.ffs  : the current best fuzzy system&lt;/li&gt;
&lt;li align=&quot;justify&quot; style=&quot; margin-top:12px; margin-bottom:12px; margin-left:10px; margin-right:0px; -qt-block-indent:0; text-indent:0px;&quot;&gt;runing_PID.csv.ffs    : the current log file&lt;/li&gt;&lt;/ul&gt;&lt;/body&gt;&lt;/html&gt;</string>
       </property>
      </widget>
     </item>
     <item>
      <layout class="QHBoxLayout" name="horizontalLayout">
       <property name="bottomMargin">
        <number>7</number>
       </property>
       <item>
        <spacer name="horizontalSpacer">
         <property name="orientation">
          <enum>Qt::Horizontal</enum>
         </property>
         <property name="sizeHint" stdset="0">
          <size>
           <width>40</width>
           <height>20</height>
          </size>
         </property>
        </spacer>
       </item>
       <item>
        <widget class="QPushButton" name="pushButton">
         <property name="text">
          <string>OK</string>
         </property>
        </widget>
       </item>
      </layout>
     </item>
    </layout>
   </item>
  </layout>
 </widget>
 <resources>
  <include location="fuzzyResources.qrc"/>
 </resources>
 <connections>
  <connection>
   <sender>pushButton</sender>
   <signal>pressed()</signal>
   <receiver>HelpDialog</receiver>
   <slot>accept()</slot>
   <hints>
    <hint type="sourcelabel">
     <x>484</x>
     <y>403</y>
    </hint>
    <hint type="destinationlabel">
     <x>268</x>
     <y>217</y>
    </hint>
   </hints>
  </connection>
 </connections>
</ui>
